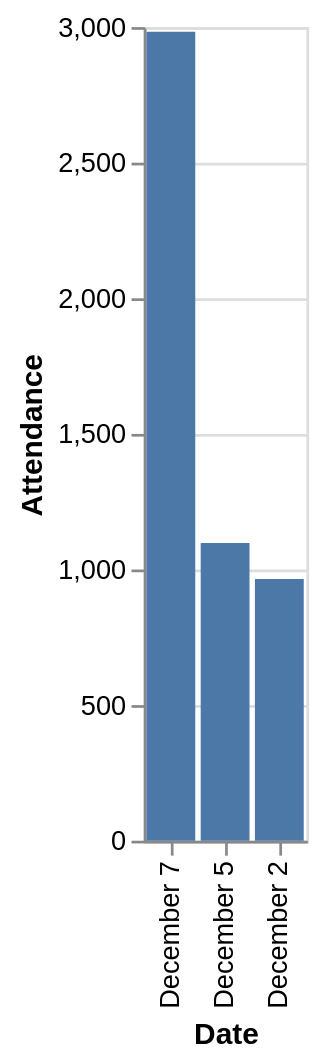

Here is the Vega-Lite specification saved for this chart:
### Vega-Lite specification from a JSON file in a GitHub repository (floating-point values rounded to 4 significant figures)
{"data": {"values": [{"x_data": "December 7", "y_data": 2983}, {"x_data": "December 5", "y_data": 1098}, {"x_data": "December 2", "y_data": 965}]}, "mark": "bar", "encoding": {"x": {"field": "x_data", "type": "nominal", "title": "Date", "sort": "descending"}, "y": {"field": "y_data", "type": "quantitative", "title": "Attendance"}}}
